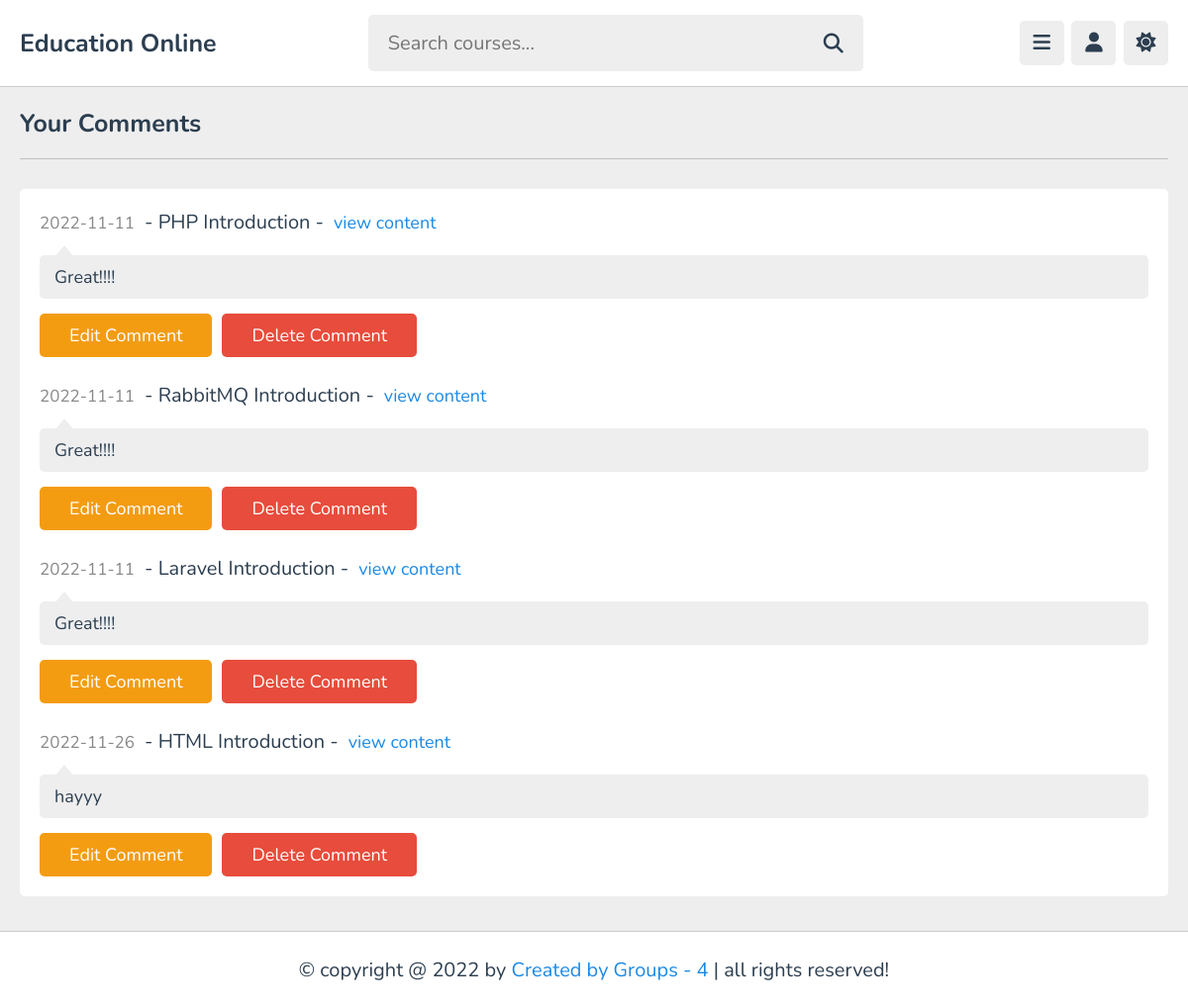
Page /comments.php (signed in) on the committed database.
### tables this page shows
CREATE TABLE `comments` (
  `id` varchar(20) NOT NULL,
  `content_id` varchar(20) NOT NULL,
  `user_id` varchar(20) NOT NULL,
  `tutor_id` varchar(20) NOT NULL,
  `comment` varchar(1000) NOT NULL,
  `date` date NOT NULL DEFAULT current_timestamp()
);

CREATE TABLE `content` (
  `id` varchar(20) NOT NULL,
  `tutor_id` varchar(20) NOT NULL,
  `playlist_id` varchar(20) NOT NULL,
  `title` varchar(100) NOT NULL,
  `description` varchar(1000) NOT NULL,
  `video` varchar(100) NOT NULL,
  `thumb` varchar(100) NOT NULL,
  `date` date NOT NULL DEFAULT current_timestamp(),
  `status` varchar(20) NOT NULL DEFAULT 'deactive'
);

### comments.php (the view, shortened to what this page needs)
<?php
include 'components/connect.php';
if(isset($_COOKIE['user_id'])){
   $user_id = $_COOKIE['user_id'];
}else{
   $user_id = '';
   header('location:home.php');
}
?>
<!DOCTYPE html>
<html lang="en">
<head>
   <link rel="stylesheet" href="https://cdnjs.cloudflare.com/ajax/libs/font-awesome/6.2.0/css/all.min.css">
   <link rel="stylesheet" href="style.css">
</head>
<body>
<?php include 'components/user_header.php'; ?>
<section class="comments">
   <h1 class="heading">Your comments</h1>
   <div class="show-comments">
      <?php
         $select_comments = $conn->prepare("SELECT * FROM `comments` WHERE user_id = ?");
         $select_comments->execute([$user_id]);
         if($select_comments->rowCount() > 0){
            while($fetch_comment = $select_comments->fetch(PDO::FETCH_ASSOC)){
               $select_content = $conn->prepare("SELECT * FROM `content` WHERE id = ?");
               $select_content->execute([$fetch_comment['content_id']]);
               $fetch_content = $select_content->fetch(PDO::FETCH_ASSOC);
      ?>
      <div class="box" style="<?php if($fetch_comment['user_id'] == $user_id){echo 'order:-1;';} ?>">
         <div class="content"><span><?= $fetch_comment['date']; ?></span><p> - <?= $fetch_content['title']; ?> - </p><a href="watch_video.php?get_id=<?= $fetch_content['id']; ?>">view content</a></div>
         <p class="text"><?= $fetch_comment['comment']; ?></p>
         <?php
            if($fetch_comment['user_id'] == $user_id){
         ?>
         <form action="" method="post" class="flex-btn">
            <button type="submit" name="edit_comment" class="inline-option-btn">Edit comment</button>
            <button type="submit" name="delete_comment" class="inline-delete-btn" onclick="return confirm('delete this comment?');">delete comment</button>
         </form>
         <?php
         }
         ?>
      </div>
      <?php
       }
      }else{
         echo '<p class="empty">no comments added yet!</p>';
      }
      ?>
      </div>
</section>
<?php include 'components/footer.php'; ?>
</body>
</html>

### style.css (style rules this page uses)
:root { --main-color: #1b89e4; --red: #e74c3c; --oragen: #f39c12; --white: #fff; --black: #2c3e50; --light-color: #888; --light-bg: #eee; --border: 0.1rem solid rgba(0, 0, 0, 0.2); }
* { font-family: "Nunito", sans-serif; margin: 0; padding: 0; box-sizing: border-box; outline: none; border: none; text-decoration: none; }
html { font-size: 62.5%; overflow-x: hidden; }
body { background-color: var(--light-bg); padding-left: 30rem; }
section { padding: 2rem; max-width: 1200px; margin: 0 auto; }
.btn, .option-btn, .delete-btn, .inline-btn, .inline-option-btn, .inline-delete-btn { border-radius: 0.5rem; padding: 1rem 3rem; font-size: 1.8rem; color: #fff; margin-top: 1rem; text-transform: capitalize; cursor: pointer; text-align: center; }
.inline-btn, .inline-option-btn, .inline-delete-btn { display: inline-block; }
.option-btn, .inline-option-btn { background-color: var(--oragen); }
.delete-btn, .inline-delete-btn { background-color: var(--red); }
.flex-btn { display: flex; gap: 1rem; }
.heading { padding-bottom: 1.8rem; border-bottom: var(--border); font-size: 2.5rem; color: var(--black); text-transform: capitalize; margin-bottom: 3rem; }
.comments .show-comments { background-color: var(--white); border-radius: 0.5rem; padding: 2rem; display: grid; gap: 2.5rem; }
.comments .show-comments .content { margin-bottom: 2rem; }
.comments .show-comments .content p { font-size: 2rem; color: var(--black); padding: 0 1rem; display: inline-block; }
.comments .show-comments .content span { font-size: 1.7rem; color: var(--light-color); }
.comments .show-comments .content a { color: var(--main-color); font-size: 1.8rem; }
.comments .show-comments .text { border-radius: 0.5rem; background-color: var(--light-bg); padding: 1rem 1.5rem; color: var(--black); margin: 0.5rem 0; position: relative; z-index: 0; white-space: pre-line; font-size: 1.8rem; }
.comments .show-comments .text::before { content: ""; position: absolute; top: -1rem; left: 1.5rem; height: 1.2rem; width: 2rem; background-color: var(--light-bg); clip-path: polygon(50% 0%, 0% 100%, 100% 100%); }
@media (max-width: 1200px) { body { padding-left: 0; } }

### rows in the picture
comments: date "2022-11-11", content.title "PHP Introduction", comment "Great!!!!"
comments: date "2022-11-11", content.title "RabbitMQ Introduction", comment "Great!!!!"
comments: date "2022-11-11", content.title "Laravel Introduction", comment "Great!!!!"
comments: date "2022-11-26", content.title "HTML Introduction", comment "hayyy"
